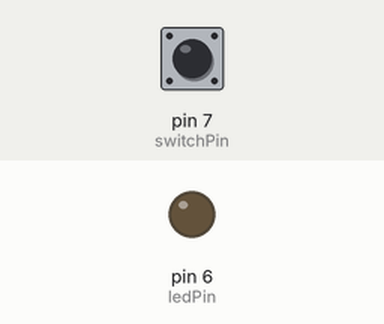
A sketch run on a simulated Arduino Uno, built with avr-gcc and run on an emulated ATmega328P. On the bench: output pins drawn as LEDs (lit = HIGH). The test bench sets the inputs (shaded band); at power-on: pin 7 (switchPin) LOW.

Above: at 1.2 s.
1.3 s: pin 7 (switchPin) pulled HIGH for 0.15 s
At 2.0 s:
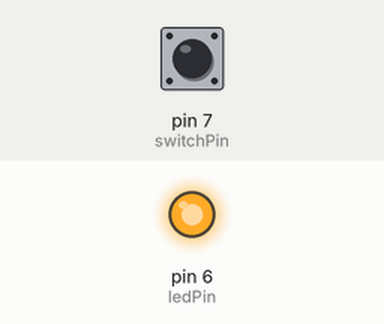
Timing chart, 0 to 7.8 s (numbered marks = the images above; inputs shaded):
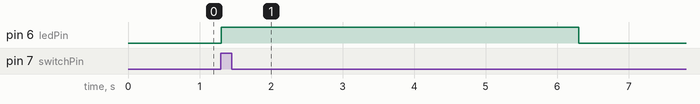

The sketch:

challenge_2.2.ino
```cpp
const int switchPin = 7;
const int ledPin = 6;
int switchState = 0;

void setup() {
  pinMode(switchPin, INPUT);
  pinMode(ledPin, OUTPUT);

  digitalWrite(ledPin, LOW);
}

void loop() {
  // LButton state:
  switchState = digitalRead(switchPin);

  // if button is pressed (HIGH), LED ON:
  if (switchState == HIGH) {
    digitalWrite(ledPin, HIGH);  // LED ON
    delay(5000);                 // Delay 5 segundos
    digitalWrite(ledPin, LOW);   // LED OFF after 5 seconds
  }
}
```

Measured:
- after the input at 1.3 s, pin 6 (ledPin): LOW → HIGH at once, → LOW 5.0 s later
